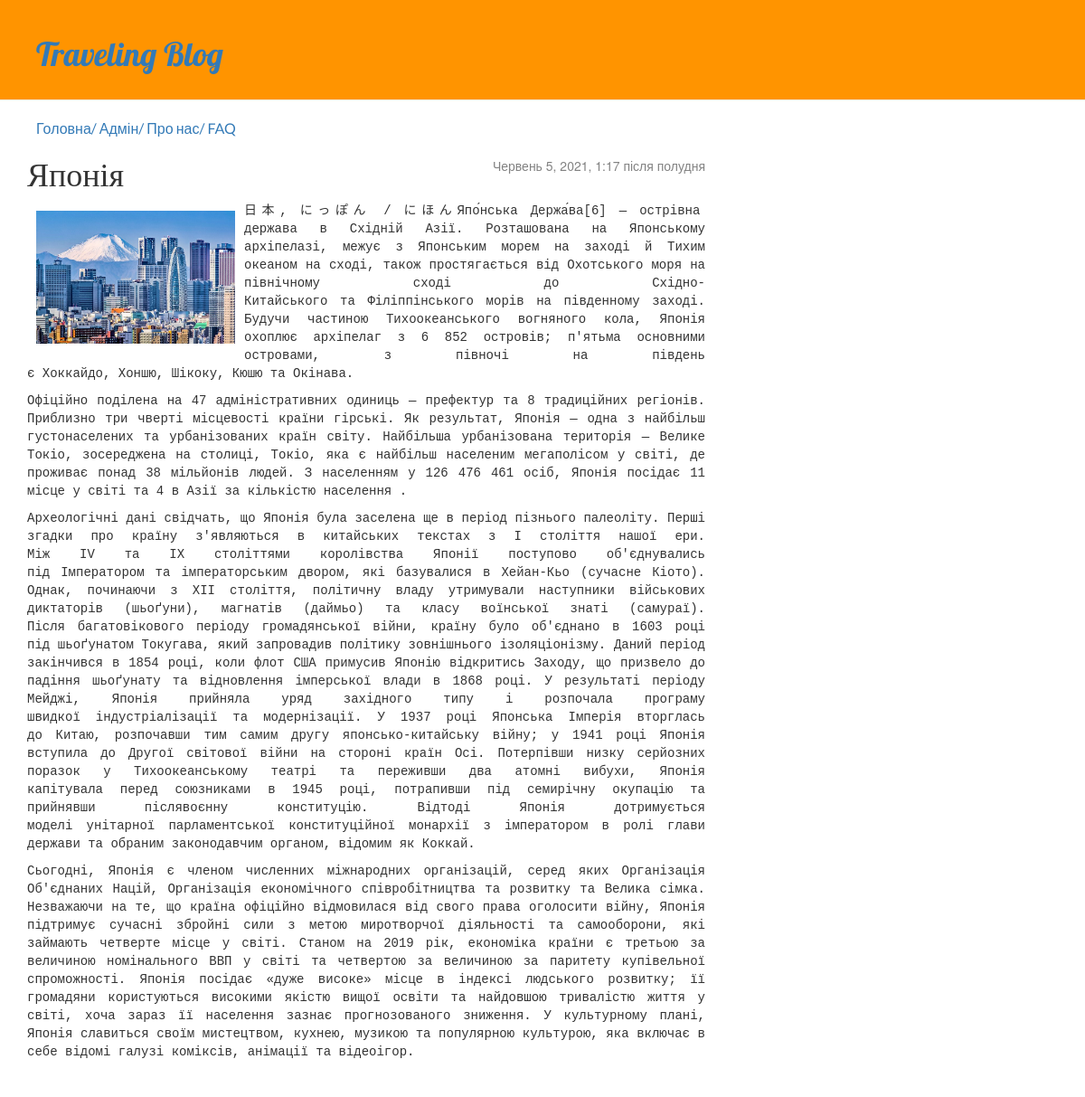
Screenshot of /post/15/ with the database file from the repository.
### blog/models.py (models this page shows, shortened)
class Post(models.Model):
    author = models.ForeignKey(settings.AUTH_USER_MODEL, on_delete=models.CASCADE)
    title = models.CharField(max_length=200)
    text = RichTextUploadingField(blank=True,null=True)
    header_image=models.ImageField(blank=True, upload_to='images/')
    created_date = models.DateTimeField(default=timezone.now)
    published_date = models.DateTimeField(blank=True, null=True)

### blog/views.py (the view)
# urls.py: url(r'^post/(?P<pk>[0-9]+)/$', views.post_detail, name='post_detail'),
def post_detail(request, pk):
    post = get_object_or_404(Post, pk=pk)
    return render(request, 'blog/post_detail.html', {'post': post})

### blog/templates/blog/post_detail.html (shortened to what this page needs)
{% extends 'blog/base.html' %}
{% block content %}
    <div class="post">
        {% if post.published_date %}
            <div class="date">
                 {{ post.published_date }}
            </div>
        {% endif %}
        <h1>{{ post.title }}</h1>
        <p>{{ post.text }}</p>
    </div>
{% endblock %}

### blog/static/css/style.css (style rules this page uses)
h1, h2, h3, h4 { font-family: 'Lobster', cursive; }
.date { float: right; color: #828282; }

### rows the page displays
Post: published_date "Червень 5, 2021, 1:17 після полудня", title "Японія", text (picture), text "日本, にっぽん / にほんЯпо́нська Держа́ва[6] — острівна держава в Східній Азії. Розташована на Японському архіпелазі, межує з Японським морем на заході й Тихим океаном на сході, також простягається від Охотського моря на північному сході до Східно-Китайського та Філіппінського морів на південному заході. Будучи частиною Тихоокеанського вогняного кола, Японія охоплює архіпелаг з 6 852 островів; п'ятьма основними островами, з півночі на південь є Хоккайдо, Хоншю, Шікоку, Кюшю та Окінава. Офіційно поділена на 47 адміністративних одиниць — префектур та 8 традиційних регіонів. Приблизно три чверті місцевості країни гірські. Як результат, Японія — одна з найбільш густонаселених та урбанізованих країн…"
